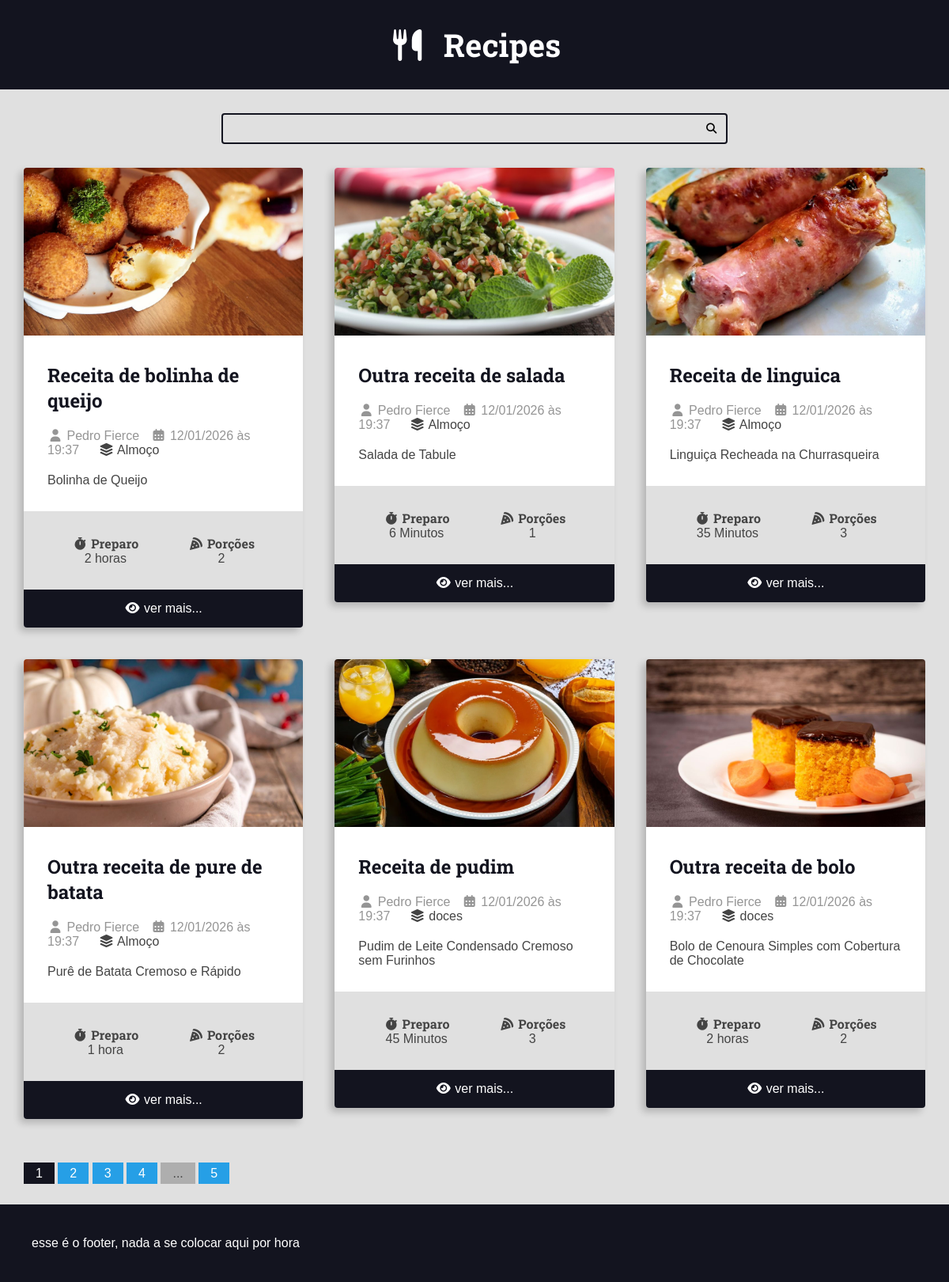
The app's page /, older data.
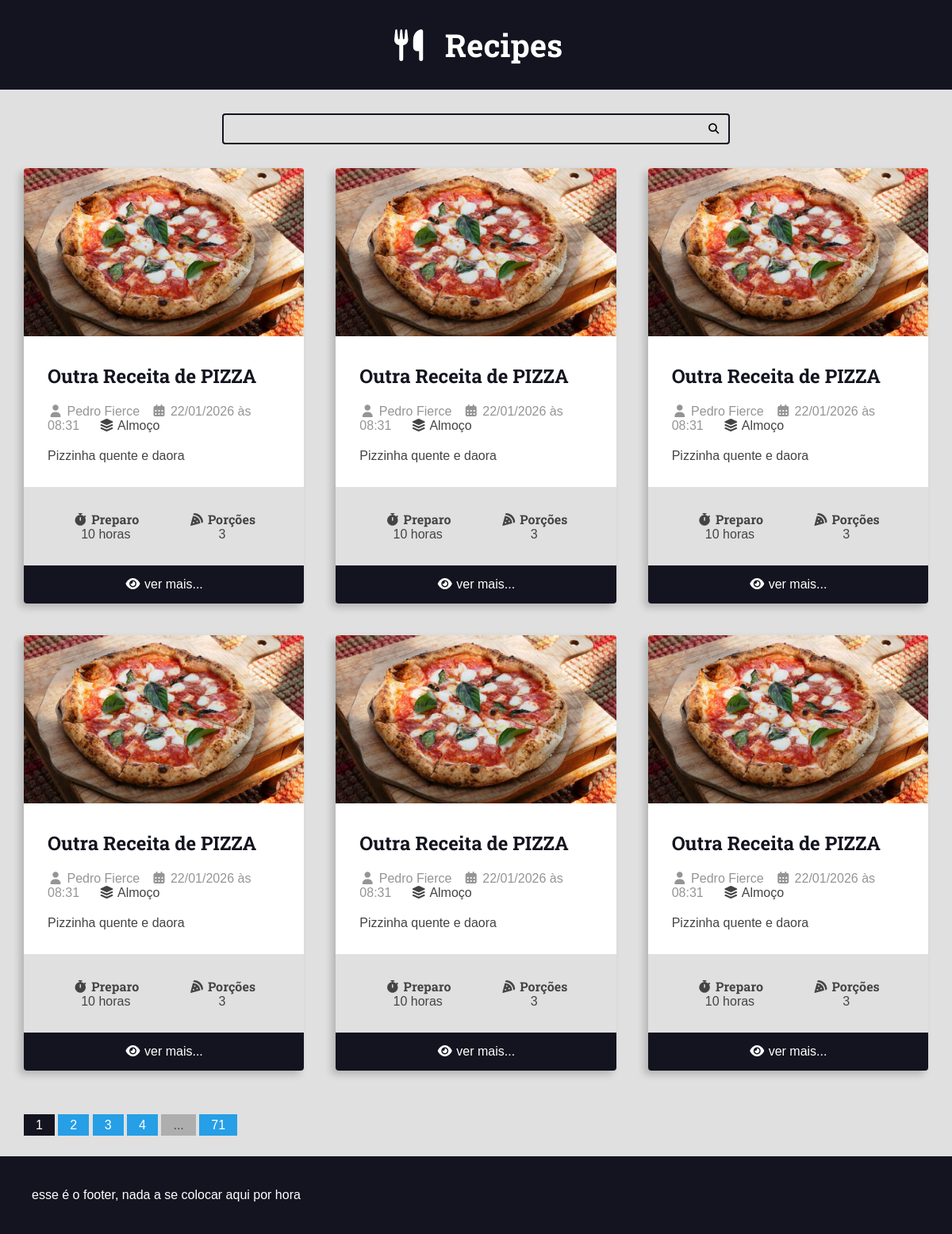
The same page, newer data.
### recipes/models.py (models this page shows, shortened)
class Recipe(models.Model):
    title = models.CharField(max_length=65)
    description = models.CharField(max_length=165)
    slug = models.SlugField(unique=True)
    preparation_time = models.IntegerField()
    preparation_time_unit = models.CharField(max_length=65)
    servings = models.IntegerField()
    servings_time_unit = models.CharField(max_length=65)
    preparation_steps = models.TextField()
    preparation_steps_is_html = models.BooleanField(default=False)
    created_at = models.DateTimeField(auto_now_add=True)
    update_at = models.DateTimeField(auto_now=True)
    is_published = models.BooleanField(default=False)
    cover = models.ImageField(upload_to='recipes/covers/%Y/%m/%d', blank=True, default='')
    category = models.ForeignKey(
        Category, on_delete=models.SET_NULL, null=True, blank=True, default=None)
    author = models.ForeignKey(
        User, on_delete=models.SET_NULL, null=True)

class Category(models.Model):
    name = models.CharField(max_length=65)

### recipes/views.py (the view)
# urls.py: 2. Add a URL to urlpatterns:  path('', views.home, name='home')
def home(request):
    recipes = Recipe.objects.filter(
        is_published = True
    ).order_by('-id')
    page_obj, pagination_range = make_pagination(request, recipes, PER_PAGE)
    return render(request, 'recipes/pages/home.html', context={
        'recipes': page_obj,
        'pagination_range': pagination_range
    })

### utils/pagination.py (called while the page is built)
def make_pagination(request, queryset, per_page,qtd_de_paginas=4):
    try:
        current_page = int(request.GET.get('page', 1))
    except ValueError:
        current_page = 1
    paginator = Paginator(queryset, per_page)
    page_obj = paginator.get_page(current_page)
    pagination_range = make_pagination_range(
        paginator.page_range,
        qtd_de_paginas,
        current_page,
    )
    return page_obj, pagination_range

### recipes/templates/recipes/pages/home.html (shortened to what this page needs)
{% extends "global/base.html" %}
{% block content %}
<div class="main-content main-content-list container">
    {% for recipe in recipes%}
        {% include "recipes/partials/recipe.html" %}
    {% empty %}
        <div class="center m-y">
            <h1>No recipes here!</h1>
        </div>
    {% endfor %}
</div>
{% endblock content %}

### recipes/templates/recipes/partials/recipe.html (shortened to what this page needs)
<div class="recipe recipe-list-item">
    {% if recipe.cover.url is not Null %}
        <div class="recipe-cover">
            <a href="{% url "recipes:recipe" recipe.id %}">
                <img src="{{recipe.cover.url}}" alt="Temporario">
            </a>
        </div>
    {% endif %}
    <div class="recipe-title-container">
        <h2 class="recipe-title">
            <a href="{% url "recipes:recipe" recipe.id %}">
                {{recipe.title}}
            <a/>
        </h2>
    </div>
    <div class="recipe-author">
    {% if recipe.author is not None %}
        <span class="recipe-author-item">
            <i class="fas fa-user"></i>
            {% if recipe.author.first_name %}
                {{recipe.author.first_name}} {{recipe.author.last_name}}
            {% else %}
                {{recipe.author.username}}
            {% endif %}
        </span>
    {% endif %}
        <span class="recipe-author-item">
            <i class="fas fa-calendar-alt"></i>
            {{ recipe.created_at|date:"d/m/Y" }} às {{ recipe.created_at|date:"H:i" }}
        </span>
        {% if recipe.category is not None %}
            <span class="recipe-author-item">
                <a href="{% url "recipes:category" recipe.category.id %}">
                    <i class="fas fa-layer-group"></i>
                    {{recipe.category.name}}
                </a>
            </span>
        {% endif %}
    </div>
    <div class="recipe-content">
        {{recipe.description}}
    </div>
    <div class="recipe-meta-container">
        <div class="recipe-meta recipe-preparation">
            <h3 class="recipe-meta-title"><i class="fas fa-stopwatch"></i> Preparo</h3>
            <div class="recipe-meta-text">
                {{recipe.preparation_time}} {{recipe.preparation_time_unit}}
            </div>
        </div>
        <div class="recipe-meta recipe-servings">
            <h3 class="recipe-meta-title"><i class="fas fa-pizza-slice"></i> Porções</h3>
            <div class="recipe-meta-text">
                {{recipe.servings}} {{recipe.servings_unit}}
            </div>
        </div>
    </div>
    {% if is_detail_page is not True %}
        <footer class="recipe-footer">
        <a class="recipe-read-more button button-dark button-full-width" href="{% url "recipes:recipe" recipe.id%}">
                <i class="fas fa-eye"></i>
                <span>ver mais...</span>
            </a>
        </footer>
    {% endif %}
</div>

Row changes from the older to the newer data that the page shows:
no longer on this page (row edited): Recipe: cover (picture), title "Receita de bolinha de queijo", author.first_name "Pedro", author.last_name "Fierce", created_at "12/01/2026", created_at "19:37", category.name "Almoço", description "Bolinha de Queijo", preparation_time "2", preparation_time_unit "horas", servings "2"
no longer on this page (row unchanged): Recipe: cover (picture), title "Outra receita de salada", author.first_name "Pedro", author.last_name "Fierce", created_at "12/01/2026", created_at "19:37", category.name "Almoço", description "Salada de Tabule", preparation_time "6", preparation_time_unit "Minutos", servings "1"
no longer on this page (row unchanged): Recipe: cover (picture), title "Receita de linguica", author.first_name "Pedro", author.last_name "Fierce", created_at "12/01/2026", created_at "19:37", category.name "Almoço", description "Linguiça Recheada na Churrasqueira", preparation_time "35", preparation_time_unit "Minutos", servings "3"
no longer on this page (row unchanged): Recipe: cover (picture), title "Outra receita de pure de batata", author.first_name "Pedro", author.last_name "Fierce", created_at "12/01/2026", created_at "19:37", category.name "Almoço", description "Purê de Batata Cremoso e Rápido", preparation_time "1", preparation_time_unit "hora", servings "2"
no longer on this page (row unchanged): Recipe: cover (picture), title "Receita de pudim", author.first_name "Pedro", author.last_name "Fierce", created_at "12/01/2026", created_at "19:37", category.name "doces", description "Pudim de Leite Condensado Cremoso sem Furinhos", preparation_time "45", preparation_time_unit "Minutos", servings "3"
no longer on this page (row unchanged): Recipe: cover (picture), title "Outra receita de bolo", author.first_name "Pedro", author.last_name "Fierce", created_at "12/01/2026", created_at "19:37", category.name "doces", description "Bolo de Cenoura Simples com Cobertura de Chocolate", preparation_time "2", preparation_time_unit "horas", servings "2"
added Recipe: cover (picture), title "Outra Receita de PIZZA", author.first_name "Pedro", author.last_name "Fierce", created_at "22/01/2026", created_at "08:31", category.name "Almoço", description "Pizzinha quente e daora", preparation_time "10", preparation_time_unit "horas", servings "3"
added Recipe: cover (picture), title "Outra Receita de PIZZA", author.first_name "Pedro", author.last_name "Fierce", created_at "22/01/2026", created_at "08:31", category.name "Almoço", description "Pizzinha quente e daora", preparation_time "10", preparation_time_unit "horas", servings "3"
added Recipe: cover (picture), title "Outra Receita de PIZZA", author.first_name "Pedro", author.last_name "Fierce", created_at "22/01/2026", created_at "08:31", category.name "Almoço", description "Pizzinha quente e daora", preparation_time "10", preparation_time_unit "horas", servings "3"
added Recipe: cover (picture), title "Outra Receita de PIZZA", author.first_name "Pedro", author.last_name "Fierce", created_at "22/01/2026", created_at "08:31", category.name "Almoço", description "Pizzinha quente e daora", preparation_time "10", preparation_time_unit "horas", servings "3"
added Recipe: cover (picture), title "Outra Receita de PIZZA", author.first_name "Pedro", author.last_name "Fierce", created_at "22/01/2026", created_at "08:31", category.name "Almoço", description "Pizzinha quente e daora", preparation_time "10", preparation_time_unit "horas", servings "3"
added Recipe: cover (picture), title "Outra Receita de PIZZA", author.first_name "Pedro", author.last_name "Fierce", created_at "22/01/2026", created_at "08:31", category.name "Almoço", description "Pizzinha quente e daora", preparation_time "10", preparation_time_unit "horas", servings "3"
Text that changed along with them:
{{ pagination_range.total_pages }}: "5" → "71"
